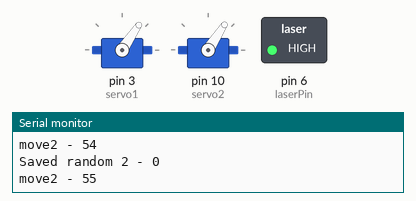
Simulated run of this sketch. Board: Arduino Uno, built with avr-gcc and run on an emulated ATmega328P. Shown: 2 × servo, switched loads named in the sketch (green lamp = pin HIGH), the last lines printed to the serial monitor. Random numbers use the default seed unless the sketch sets one.

Above: at 0.16 s.
At 9.64 s:
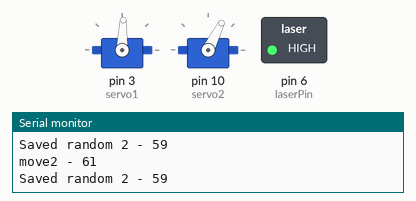
At 19.72 s:
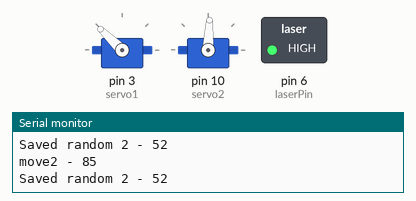
At 39.56 s:
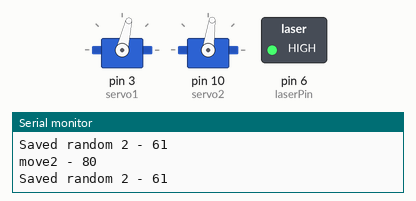
Timing chart, 0 to 40.0 s (numbered marks = the images above):
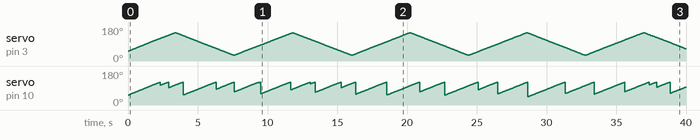

The sketch:

laser_arm.ino
```cpp
#include <Servo.h>

const int servo1 = 3;       // first servo
const int servo2 = 10;       // second servo

int servoRead1;
int servoRead2;

int servo1MinLimit = 30;
int servo1MaxLimit = 150;
int servo2MinLimit = 40;
int servo2MaxLimit = 120;

int randomServo1;
int randomServo2;

int move = 50;
int move2 = 50;
int savedRandom2;
int sweep;

Servo myservo1;  // create servo object to control a servo
Servo myservo2;  // create servo object to control a servo

// Laser button Stuff
const int laserButtonPin = 5;    // the number of the pushbutton pin
const int laserPin = 6;      // the number of the LED pin

// Variables will change:
int laserState = HIGH;         // the current state of the output pin
int laserButtonState;             // the current reading from the input pin
int laserLastButtonState = HIGH;   // the previous reading from the input pin
// the following variables are unsigned long's because the time, measured in miliseconds,
// will quickly become a bigger number than can be stored in an int.
unsigned long laserLastDebounceTime = 0;  // the last time the output pin was toggled
unsigned long laserDebounceDelay = 50;    // the debounce time; increase if the output flickers

void setup() {

  // Servo
  myservo1.attach(servo1);  // attaches the servo
  myservo2.attach(servo2);  // attaches the servo
  // Inizialize Serial
  randomSeed(analogRead(0));
  Serial.begin(9600);

// Laser stuff
  pinMode(laserButtonPin, INPUT);
  digitalWrite(laserButtonPin, HIGH); // initiate the internal pull up resistor
  pinMode(laserPin, OUTPUT);
  // set initial laser state
  digitalWrite(laserPin, laserState);
}


void loop(){

    while (true)
    {
      randomServo1 = random(servo1MinLimit, servo1MaxLimit);

      move2++;
      myservo2.write(move2); // sets the servo position according to the scaled value
      Serial.print("Saved random 2 - ");
      Serial.println(savedRandom2);
      Serial.print("move2 - ");
      Serial.println(move2);
      if (move2 == servo2MaxLimit)
      {
      randomServo2 = random(servo2MinLimit, servo2MaxLimit);
      move2 = randomServo2;
      savedRandom2 = randomServo2;
      Serial.println("over 100 ");
      }

// Bottom servo aka servo 1

      if (move == servo1MaxLimit)
      {
        sweep = 1;
      }

      if (move == servo1MinLimit)
      {
        sweep = 0;
      }

      if (sweep == 1)
      {
        move--;
        myservo1.write(move); // sets the servo position according to the scaled value
      }

      if (sweep == 0)
      {
        move++;
        myservo1.write(move); // sets the servo position according to the scaled value
      }

      delay(15); // waits for the servo to get there
    }

}
```
